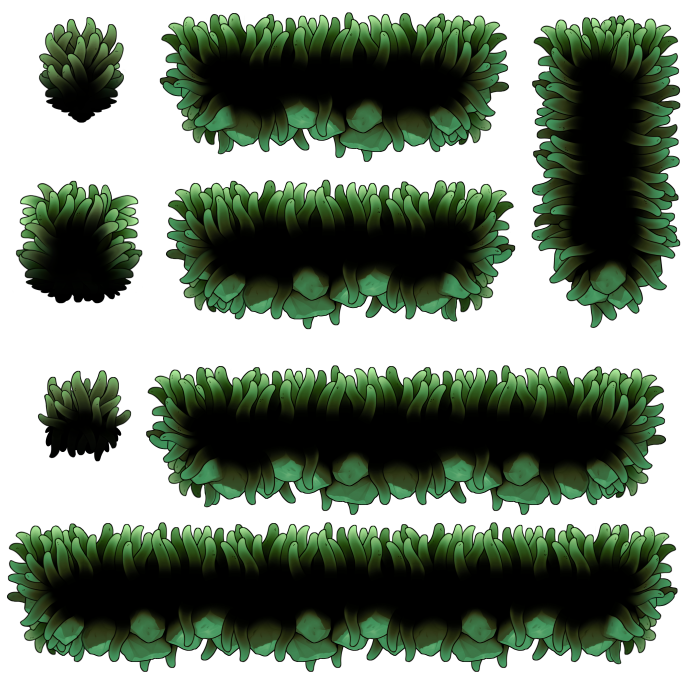
#> input picture Assets/Tile Palette/Mossy - FloatingPlatforms.png, 2048 x 2048 px (shown at 1/3 size); its folder holds 2 pictures in this run
$ python sprite_sheet_builder.py 'Assets/Tile Palette' out.png
#> lines starting #> are read from the running program, lines starting #| are printed output that depends on the picture
from PIL import Image
import os
import json
import math

def build_sprite_sheet(input_dir, output_path, max_columns=8, padding=2, background_color=(0, 0, 0, 0)):
#> called with input_dir = 'Assets/Tile Palette', output_path = 'out.png', max_columns = 8, padding = 2, background_color = (0, 0, 0, 0)
    image_files = sorted([f for f in os.listdir(input_dir) if f.lower().endswith(('.png', '.jpg', '.jpeg'))])

    if not image_files:
        print(f"错误：{input_dir} 中没有图片文件")
        return None

    first_image = Image.open(os.path.join(input_dir, image_files[0]))
#> first_image is the input picture: PIL image 2048x2048 RGBA; mean R, G, B, A 117, 130.7, 114.2, 155.3
    frame_width, frame_height = first_image.size
#> frame_width = 2048; frame_height = 2048

    num_frames = len(image_files)
    num_columns = min(max_columns, num_frames)
    num_rows = math.ceil(num_frames / num_columns)

    sheet_width = num_columns * frame_width + (num_columns + 1) * padding
#> sheet_width = 4102
    sheet_height = num_rows * frame_height + (num_rows + 1) * padding
#> sheet_height = 2052

    sprite_sheet = Image.new('RGBA', (sheet_width, sheet_height), background_color)
#> sprite_sheet: PIL image 4102x2052 RGBA; every value is 0

    frames_info = []

    for i, filename in enumerate(image_files):
        img_path = os.path.join(input_dir, filename)
        img = Image.open(img_path).convert('RGBA')

        col = i % num_columns
        row = i // num_columns

        x = padding + col * (frame_width + padding)
#> x = 2
        y = padding + row * (frame_height + padding)
#> y = 2

        sprite_sheet.paste(img, (x, y))
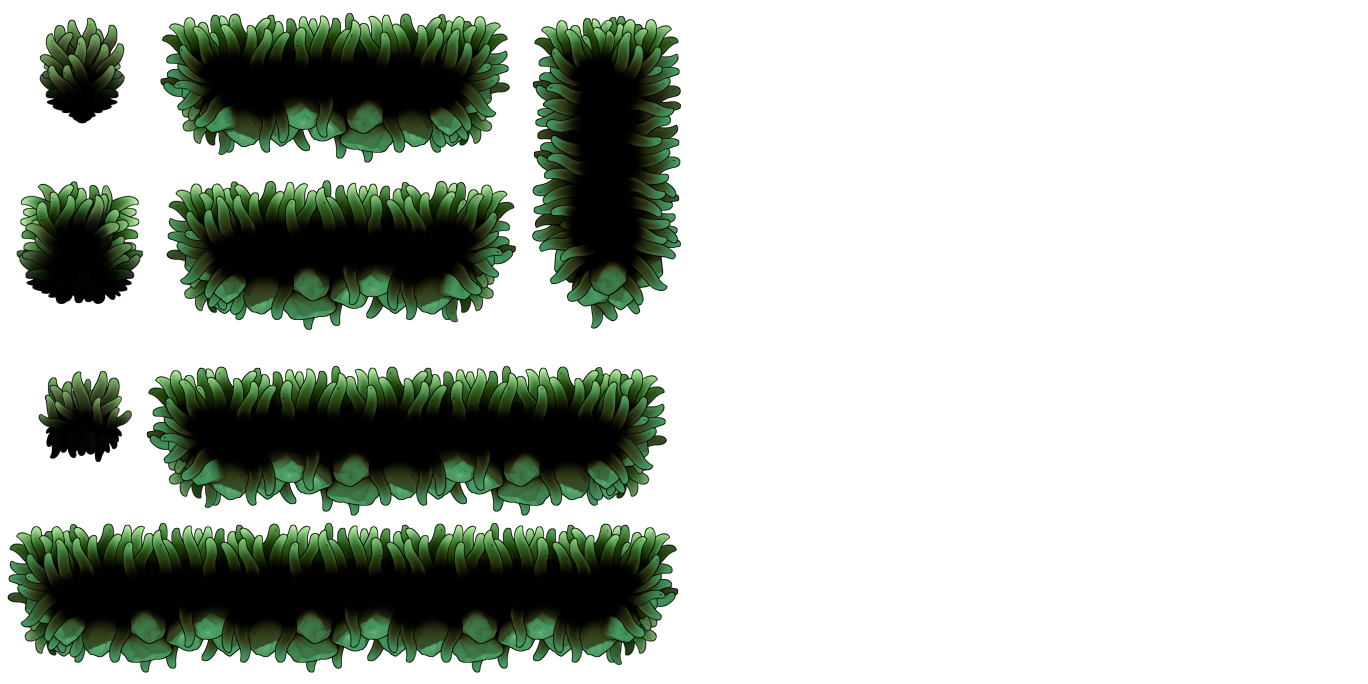
#> sprite_sheet: PIL image 4102x2052 RGBA (shown at 1/3 size); mean R, G, B, A 58.3, 65.1, 56.9, 77.4; transparent parts drawn white

        frames_info.append({
            'filename': filename,
            'frame': {
                'x': x,
                'y': y,
                'width': frame_width,
                'height': frame_height
            },
            'rotated': False,
            'trimmed': False,
            'spriteSourceSize': {
                'x': 0,
                'y': 0,
                'width': frame_width,
                'height': frame_height
            },
            'sourceSize': {
                'width': frame_width,
                'height': frame_height
            }
        })
#> pass 2 of the loop in build_sprite_sheet, `for i, filename in enumerate(image_files):`:
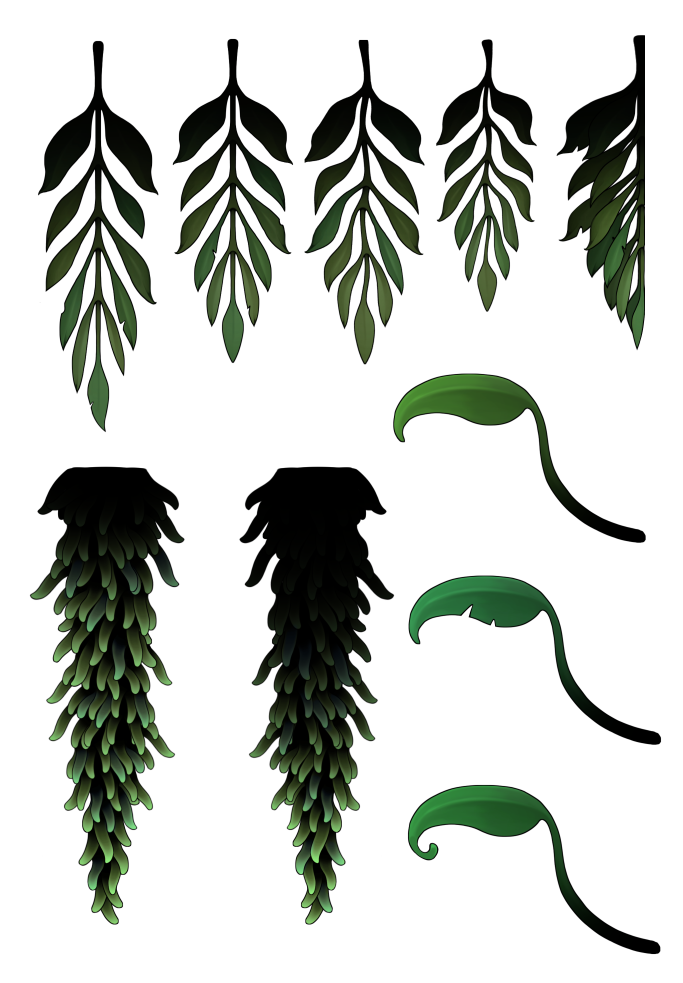
#> input picture Assets/Tile Palette/Mossy - Hanging Plants.png, 2048 x 2948 px (shown at 1/3 size)
#> in build_sprite_sheet, img is the input picture: PIL image 2048x2948 RGBA; mean R, G, B, A 195.6, 199.4, 194.2, 62.6
#> in build_sprite_sheet, `sprite_sheet.paste(img, (x, y))`:
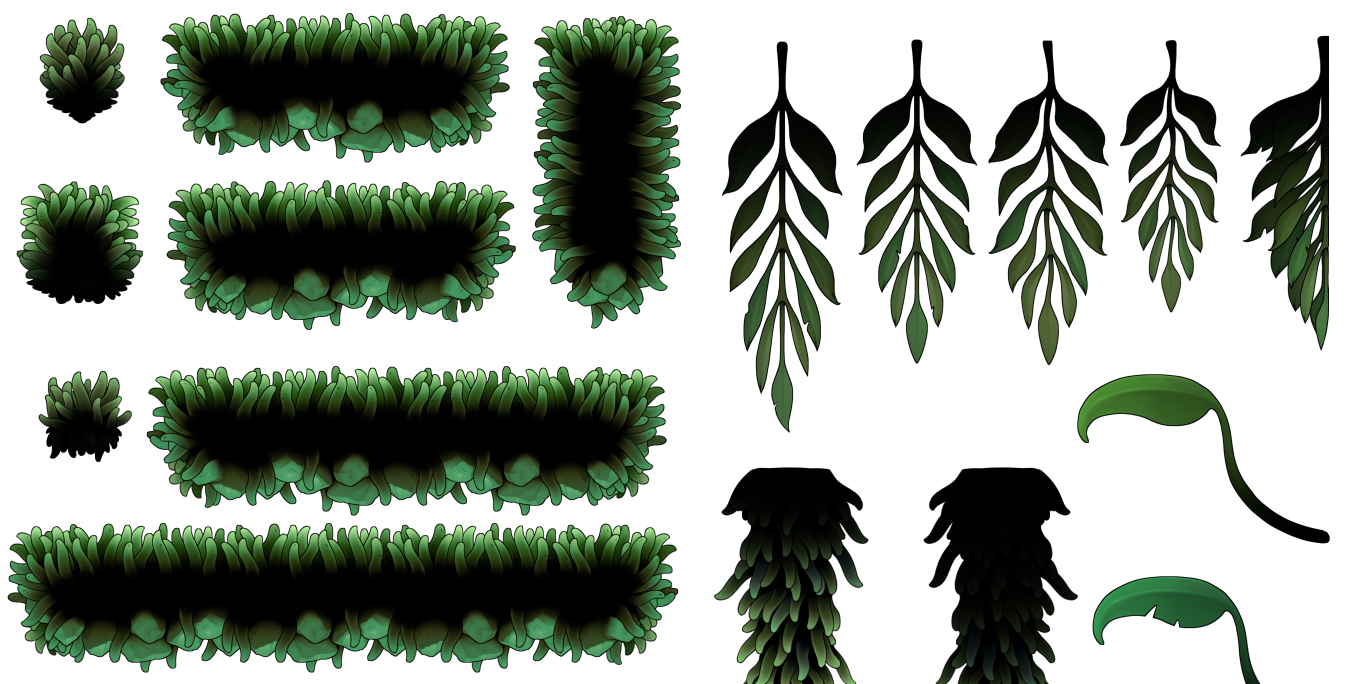
#> sprite_sheet: PIL image 4102x2052 RGBA (shown at 1/3 size); mean R, G, B, A 152.2, 160.8, 150.1, 111.7; transparent parts drawn white

    sprite_sheet.save(output_path, 'PNG')

    output_dir = os.path.dirname(output_path)
    output_name = os.path.splitext(os.path.basename(output_path))[0]
    json_path = os.path.join(output_dir, f"{output_name}.json")

    with open(json_path, 'w', encoding='utf-8') as f:
        json.dump({
            'frames': {f['filename']: f for f in frames_info},
            'meta': {
                'image': os.path.basename(output_path),
                'size': {'w': sheet_width, 'h': sheet_height},
                'scale': 1,
                'format': 'RGBA8888'
            }
        }, f, indent=2, ensure_ascii=False)

    print(f"精灵表生成完成！")
    print(f"  图片: {output_path}")
    print(f"  配置: {json_path}")
    print(f"  帧数: {num_frames}")
    print(f"  尺寸: {sheet_width} x {sheet_height}")
#|   尺寸: 4102 x 2052
    print(f"  排列: {num_columns}列 x {num_rows}行")

    return output_path

def batch_build_sprite_sheets(input_dirs, output_root, max_columns=8, padding=2):
    for input_dir in input_dirs:
        if not os.path.exists(input_dir):
            print(f"跳过：{input_dir} 不存在")
            continue

        dir_name = os.path.basename(input_dir).replace('_frames', '')
        output_path = os.path.join(output_root, f"{dir_name}_sprite_sheet.png")

        build_sprite_sheet(input_dir, output_path, max_columns, padding)

if __name__ == "__main__":
    import sys

    if len(sys.argv) < 3:
        print("用法1: python sprite_sheet_builder.py <输入文件夹> <输出精灵表路径>")
        print("用法2: python sprite_sheet_builder.py batch <输入文件夹1> <输入文件夹2> ... <输出根目录>")
        print("示例: python sprite_sheet_builder.py frames/ animation_spritesheet.png")
        print("示例: python sprite_sheet_builder.py batch frames1/ frames2/ output/")
        sys.exit(1)

    if sys.argv[1] == 'batch':
        input_dirs = sys.argv[2:-1]
        output_root = sys.argv[-1]
        os.makedirs(output_root, exist_ok=True)
        batch_build_sprite_sheets(input_dirs, output_root)
    else:
        input_dir = sys.argv[1]
        output_path = sys.argv[2]
        build_sprite_sheet(input_dir, output_path)
